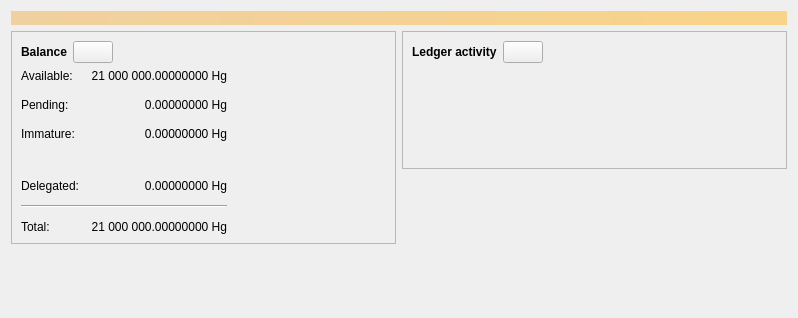
<?xml version="1.0" encoding="UTF-8"?>
<ui version="4.0">
 <class>OverviewPage</class>
 <widget class="QWidget" name="OverviewPage">
  <property name="geometry">
   <rect>
    <x>0</x>
    <y>0</y>
    <width>798</width>
    <height>318</height>
   </rect>
  </property>
  <property name="windowTitle">
   <string>Form</string>
  </property>
  <layout class="QVBoxLayout" name="topLayout">
   <item>
    <widget class="QLabel" name="labelAlerts">
     <property name="visible">
      <bool>false</bool>
     </property>
     <property name="styleSheet">
      <string notr="true">QLabel { background-color: qlineargradient(x1: 0, y1: 0, x2: 1, y2: 0, stop:0 #F0D0A0, stop:1 #F8D488); color:#000000; }</string>
     </property>
     <property name="wordWrap">
      <bool>true</bool>
     </property>
     <property name="margin">
      <number>3</number>
     </property>
     <property name="textInteractionFlags">
      <set>Qt::TextSelectableByMouse</set>
     </property>
    </widget>
   </item>
   <item>
    <layout class="QHBoxLayout" name="horizontalLayout" stretch="1,1">
     <item>
      <layout class="QVBoxLayout" name="verticalLayout_2">
       <item>
        <widget class="QFrame" name="frame">
         <property name="frameShape">
          <enum>QFrame::StyledPanel</enum>
         </property>
         <property name="frameShadow">
          <enum>QFrame::Raised</enum>
         </property>
         <layout class="QVBoxLayout" name="verticalLayout_4">
          <item>
           <layout class="QHBoxLayout" name="horizontalLayout_4">
            <item>
             <widget class="QLabel" name="label_5">
              <property name="font">
               <font>
                <weight>75</weight>
                <bold>true</bold>
               </font>
              </property>
              <property name="text">
               <string>Balance</string>
              </property>
             </widget>
            </item>
            <item>
             <widget class="QPushButton" name="labelVaultStatus">
              <property name="enabled">
               <bool>true</bool>
              </property>
              <property name="maximumSize">
               <size>
                <width>45</width>
                <height>16777215</height>
               </size>
              </property>
              <property name="toolTip">
               <string>The displayed information may be out of date. Your vault automatically synchronizes with the Quicksilver network after a connection is established, but this process has not completed yet.</string>
              </property>
              <property name="text">
               <string/>
              </property>
              <property name="icon">
               <iconset resource="../quicksilver.qrc">
                <normaloff>:/icons/warning</normaloff>
                <disabledoff>:/icons/warning</disabledoff>:/icons/warning</iconset>
              </property>
              <property name="iconSize">
               <size>
                <width>24</width>
                <height>24</height>
               </size>
              </property>
             </widget>
            </item>
            <item>
             <spacer name="horizontalSpacer_3">
              <property name="orientation">
               <enum>Qt::Horizontal</enum>
              </property>
              <property name="sizeHint" stdset="0">
               <size>
                <width>40</width>
                <height>20</height>
               </size>
              </property>
             </spacer>
            </item>
           </layout>
          </item>
          <item>
           <layout class="QGridLayout" name="gridLayout">
            <property name="spacing">
             <number>12</number>
            </property>
            <item row="2" column="1">
             <widget class="QLabel" name="labelUnconfirmed">
              <property name="cursor">
               <cursorShape>IBeamCursor</cursorShape>
              </property>
              <property name="toolTip">
               <string>Total of transactions that have yet to be confirmed, and do not yet count toward the spendable balance</string>
              </property>
              <property name="text">
               <string notr="true">0.00000000 Hg</string>
              </property>
              <property name="alignment">
               <set>Qt::AlignRight|Qt::AlignTrailing|Qt::AlignVCenter</set>
              </property>
              <property name="textInteractionFlags">
               <set>Qt::LinksAccessibleByMouse|Qt::TextSelectableByKeyboard|Qt::TextSelectableByMouse</set>
              </property>
             </widget>
            </item>
            <item row="4" column="1">
             <widget class="QLabel" name="labelImmatureCountdown">
              <property name="toolTip">
               <string>How long until the maturing balance can be spent</string>
              </property>
              <property name="text">
               <string notr="true"/>
              </property>
              <property name="alignment">
               <set>Qt::AlignRight|Qt::AlignTrailing|Qt::AlignVCenter</set>
              </property>
              <property name="wordWrap">
               <bool>true</bool>
              </property>
             </widget>
            </item>
            <item row="5" column="0">
             <widget class="QLabel" name="labelDelegatedText">
              <property name="text">
               <string>Delegated:</string>
              </property>
             </widget>
            </item>
            <item row="5" column="1">
             <widget class="QLabel" name="labelDelegated">
              <property name="cursor">
               <cursorShape>IBeamCursor</cursorShape>
              </property>
              <property name="toolTip">
               <string>Balance handed to an agent. These funds are still yours, but only the agent can spend them until you sweep them back.</string>
              </property>
              <property name="text">
               <string notr="true">0.00000000 Hg</string>
              </property>
              <property name="alignment">
               <set>Qt::AlignRight|Qt::AlignTrailing|Qt::AlignVCenter</set>
              </property>
              <property name="textInteractionFlags">
               <set>Qt::LinksAccessibleByMouse|Qt::TextSelectableByKeyboard|Qt::TextSelectableByMouse</set>
              </property>
             </widget>
            </item>
            <item row="6" column="0" colspan="2">
             <widget class="Line" name="line">
              <property name="orientation">
               <enum>Qt::Horizontal</enum>
              </property>
             </widget>
            </item>
            <item row="7" column="0">
             <widget class="QLabel" name="labelTotalText">
              <property name="text">
               <string>Total:</string>
              </property>
             </widget>
            </item>
            <item row="3" column="1">
             <widget class="QLabel" name="labelImmature">
              <property name="cursor">
               <cursorShape>IBeamCursor</cursorShape>
              </property>
              <property name="toolTip">
               <string>Mined balance that has not yet matured</string>
              </property>
              <property name="text">
               <string notr="true">0.00000000 Hg</string>
              </property>
              <property name="alignment">
               <set>Qt::AlignRight|Qt::AlignTrailing|Qt::AlignVCenter</set>
              </property>
              <property name="textInteractionFlags">
               <set>Qt::LinksAccessibleByMouse|Qt::TextSelectableByKeyboard|Qt::TextSelectableByMouse</set>
              </property>
             </widget>
            </item>
            <item row="2" column="3">
             <spacer name="horizontalSpacer_2">
              <property name="orientation">
               <enum>Qt::Horizontal</enum>
              </property>
              <property name="sizeHint" stdset="0">
               <size>
                <width>40</width>
                <height>20</height>
               </size>
              </property>
             </spacer>
            </item>
            <item row="3" column="0">
             <widget class="QLabel" name="labelImmatureText">
              <property name="text">
               <string>Immature:</string>
              </property>
             </widget>
            </item>
            <item row="7" column="1">
             <widget class="QLabel" name="labelTotal">
              <property name="cursor">
               <cursorShape>IBeamCursor</cursorShape>
              </property>
              <property name="toolTip">
               <string>Your current total balance</string>
              </property>
              <property name="text">
               <string notr="true">21 000 000.00000000 Hg</string>
              </property>
              <property name="alignment">
               <set>Qt::AlignRight|Qt::AlignTrailing|Qt::AlignVCenter</set>
              </property>
              <property name="textInteractionFlags">
               <set>Qt::LinksAccessibleByMouse|Qt::TextSelectableByKeyboard|Qt::TextSelectableByMouse</set>
              </property>
             </widget>
            </item>
            <item row="1" column="0">
             <widget class="QLabel" name="labelBalanceText">
              <property name="text">
               <string>Available:</string>
              </property>
             </widget>
            </item>
            <item row="1" column="1">
             <widget class="QLabel" name="labelBalance">
              <property name="cursor">
               <cursorShape>IBeamCursor</cursorShape>
              </property>
              <property name="toolTip">
               <string>Your current spendable balance</string>
              </property>
              <property name="text">
               <string notr="true">21 000 000.00000000 Hg</string>
              </property>
              <property name="alignment">
               <set>Qt::AlignRight|Qt::AlignTrailing|Qt::AlignVCenter</set>
              </property>
              <property name="textInteractionFlags">
               <set>Qt::LinksAccessibleByMouse|Qt::TextSelectableByKeyboard|Qt::TextSelectableByMouse</set>
              </property>
             </widget>
            </item>
            <item row="2" column="0">
             <widget class="QLabel" name="labelPendingText">
              <property name="text">
               <string>Pending:</string>
              </property>
             </widget>
            </item>
            </layout>
          </item>
         </layout>
        </widget>
       </item>
       <item>
        <spacer name="verticalSpacer">
         <property name="orientation">
          <enum>Qt::Vertical</enum>
         </property>
         <property name="sizeHint" stdset="0">
          <size>
           <width>20</width>
           <height>40</height>
          </size>
         </property>
        </spacer>
       </item>
      </layout>
     </item>
     <item>
      <layout class="QVBoxLayout" name="verticalLayout_3">
       <item>
        <widget class="QFrame" name="frame_2">
         <property name="frameShape">
          <enum>QFrame::StyledPanel</enum>
         </property>
         <property name="frameShadow">
          <enum>QFrame::Raised</enum>
         </property>
         <layout class="QVBoxLayout" name="verticalLayout">
          <item>
           <layout class="QHBoxLayout" name="horizontalLayout_2">
            <item>
             <widget class="QLabel" name="label_4">
              <property name="font">
               <font>
                <weight>75</weight>
                <bold>true</bold>
               </font>
              </property>
              <property name="text">
               <string>Ledger activity</string>
              </property>
             </widget>
            </item>
            <item>
             <widget class="QPushButton" name="labelTransactionsStatus">
              <property name="enabled">
               <bool>true</bool>
              </property>
              <property name="maximumSize">
               <size>
                <width>45</width>
                <height>16777215</height>
               </size>
              </property>
              <property name="toolTip">
               <string>The displayed information may be out of date. Your vault automatically synchronizes with the Quicksilver network after a connection is established, but this process has not completed yet.</string>
              </property>
              <property name="text">
               <string/>
              </property>
              <property name="icon">
               <iconset resource="../quicksilver.qrc">
                <normaloff>:/icons/warning</normaloff>
                <disabledoff>:/icons/warning</disabledoff>:/icons/warning</iconset>
              </property>
              <property name="iconSize">
               <size>
                <width>24</width>
                <height>24</height>
               </size>
              </property>
             </widget>
            </item>
            <item>
             <spacer name="horizontalSpacer">
              <property name="orientation">
               <enum>Qt::Horizontal</enum>
              </property>
              <property name="sizeHint" stdset="0">
               <size>
                <width>40</width>
                <height>20</height>
               </size>
              </property>
             </spacer>
            </item>
           </layout>
          </item>
          <item>
           <widget class="TransactionOverviewWidget" name="listTransactions">
            <property name="styleSheet">
             <string notr="true">QListView { background: transparent; }</string>
            </property>
            <property name="frameShape">
             <enum>QFrame::NoFrame</enum>
            </property>
            <property name="verticalScrollBarPolicy">
             <enum>Qt::ScrollBarAlwaysOff</enum>
            </property>
            <property name="horizontalScrollBarPolicy">
             <enum>Qt::ScrollBarAlwaysOff</enum>
            </property>
            <property name="sizeAdjustPolicy">
             <enum>QAbstractScrollArea::AdjustToContents</enum>
            </property>
            <property name="selectionMode">
             <enum>QAbstractItemView::NoSelection</enum>
            </property>
            <property name="uniformItemSizes">
             <bool>true</bool>
            </property>
           </widget>
          </item>
         </layout>
        </widget>
       </item>
       <item>
        <spacer name="verticalSpacer_2">
         <property name="orientation">
          <enum>Qt::Vertical</enum>
         </property>
         <property name="sizeHint" stdset="0">
          <size>
           <width>20</width>
           <height>40</height>
          </size>
         </property>
        </spacer>
       </item>
      </layout>
     </item>
    </layout>
   </item>
  </layout>
 </widget>
 <customwidgets>
  <customwidget>
   <class>TransactionOverviewWidget</class>
   <extends>QListView</extends>
   <header>qt/transactionoverviewwidget.h</header>
  </customwidget>
 </customwidgets>
 <resources/>
 <connections/>
</ui>
